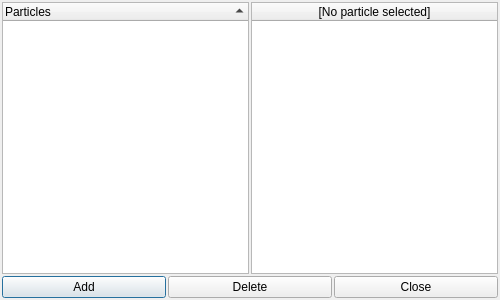
<?xml version="1.0" encoding="UTF-8"?>
<ui version="4.0">
 <class>Kilo::DialogParticleList</class>
 <widget class="QDialog" name="Kilo::DialogParticleList">
  <property name="geometry">
   <rect>
    <x>0</x>
    <y>0</y>
    <width>500</width>
    <height>300</height>
   </rect>
  </property>
  <property name="minimumSize">
   <size>
    <width>500</width>
    <height>300</height>
   </size>
  </property>
  <property name="windowTitle">
   <string>Particles</string>
  </property>
  <property name="windowIcon">
   <iconset resource="../qrc/resources.qrc">
    <normaloff>:/img/logo.png</normaloff>:/img/logo.png</iconset>
  </property>
  <layout class="QVBoxLayout" name="verticalLayout">
   <property name="spacing">
    <number>2</number>
   </property>
   <property name="leftMargin">
    <number>2</number>
   </property>
   <property name="topMargin">
    <number>2</number>
   </property>
   <property name="rightMargin">
    <number>2</number>
   </property>
   <property name="bottomMargin">
    <number>2</number>
   </property>
   <item>
    <layout class="QHBoxLayout" name="horizontalLayout">
     <property name="spacing">
      <number>2</number>
     </property>
     <item>
      <widget class="Kilo::WidgetParticleList" name="particleList">
       <property name="sortingEnabled">
        <bool>true</bool>
       </property>
       <attribute name="headerVisible">
        <bool>true</bool>
       </attribute>
       <column>
        <property name="text">
         <string notr="true">Particles</string>
        </property>
       </column>
      </widget>
     </item>
     <item>
      <widget class="Kilo::WidgetParticle" name="particle">
       <attribute name="horizontalHeaderStretchLastSection">
        <bool>true</bool>
       </attribute>
       <attribute name="verticalHeaderDefaultSectionSize">
        <number>20</number>
       </attribute>
       <attribute name="verticalHeaderMinimumSectionSize">
        <number>20</number>
       </attribute>
       <column>
        <property name="text">
         <string>[No particle selected]</string>
        </property>
       </column>
      </widget>
     </item>
    </layout>
   </item>
   <item>
    <layout class="QHBoxLayout" name="horizontalLayout_2">
     <property name="spacing">
      <number>2</number>
     </property>
     <item>
      <widget class="QPushButton" name="pushButtonAdd">
       <property name="text">
        <string>Add</string>
       </property>
       <property name="icon">
        <iconset theme="document-new">
         <normaloff/>
        </iconset>
       </property>
      </widget>
     </item>
     <item>
      <widget class="QPushButton" name="pushButtonDelete">
       <property name="text">
        <string>Delete</string>
       </property>
       <property name="icon">
        <iconset theme="edit-delete">
         <normaloff/>
        </iconset>
       </property>
      </widget>
     </item>
     <item>
      <widget class="QPushButton" name="pushButtonClose">
       <property name="text">
        <string>Close</string>
       </property>
       <property name="icon">
        <iconset theme="application-exit">
         <normaloff/>
        </iconset>
       </property>
      </widget>
     </item>
    </layout>
   </item>
  </layout>
 </widget>
 <customwidgets>
  <customwidget>
   <class>Kilo::WidgetParticleList</class>
   <extends>QTreeWidget</extends>
   <header>include/WidgetParticleList.hpp</header>
  </customwidget>
  <customwidget>
   <class>Kilo::WidgetParticle</class>
   <extends>QTableWidget</extends>
   <header>include/WidgetParticle.hpp</header>
  </customwidget>
 </customwidgets>
 <resources>
  <include location="../qrc/resources.qrc"/>
 </resources>
 <connections/>
</ui>
